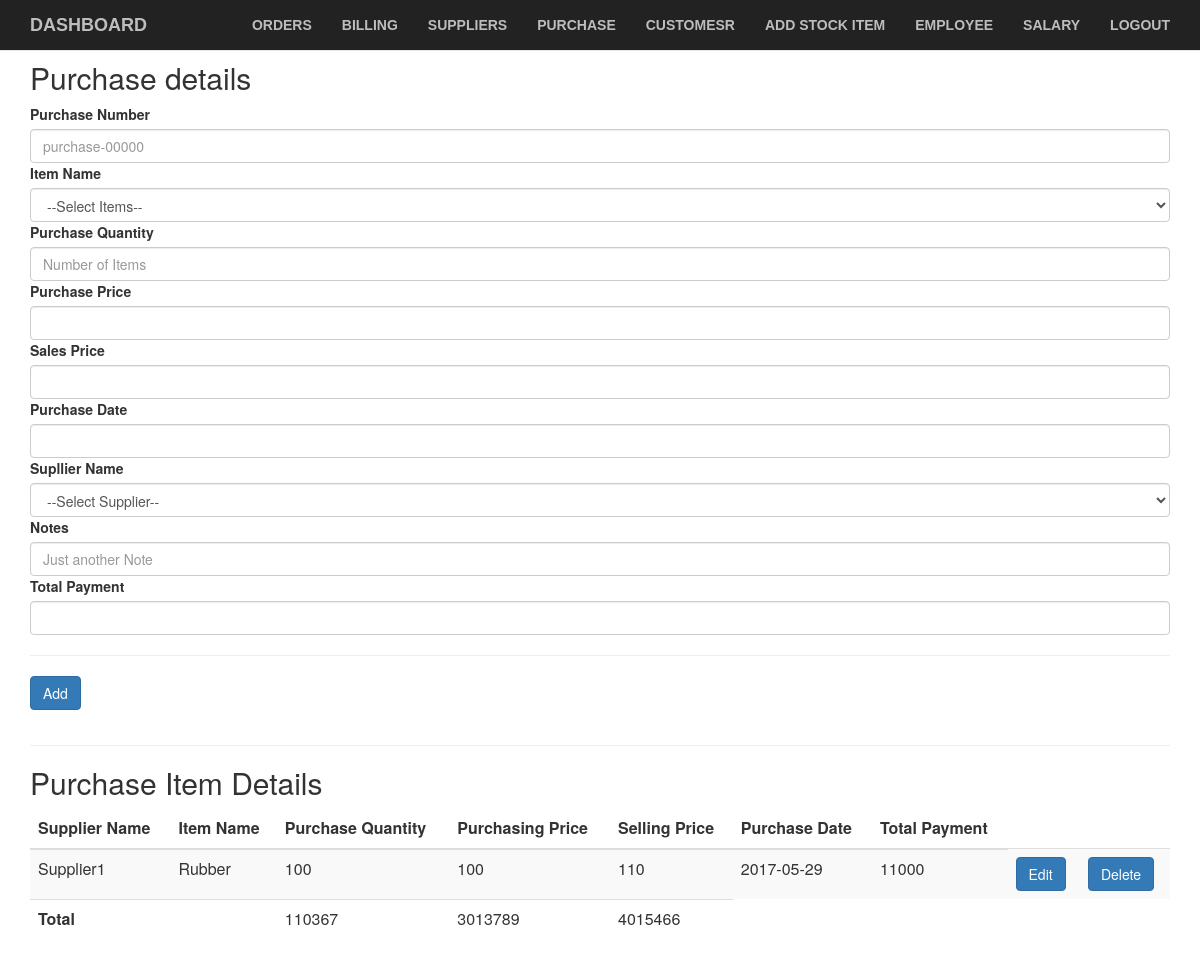
The app's page /admin/purchaseold.php with its own data.
### tables this page shows
CREATE TABLE `itemdetails` (
  `Item_Id` int(10) NOT NULL,
  `Item_Number` int(10) NOT NULL,
  `Item_Name` varchar(100) NOT NULL,
  `Item_Quantity` int(10) NOT NULL,
  `Price` double NOT NULL,
  `Total_Price` double NOT NULL,
  `Date` date NOT NULL
);

CREATE TABLE `supplier` (
  `Supplier_Id` int(10) NOT NULL,
  `Supplier_Number` int(10) NOT NULL,
  `Supplier_Name` varchar(50) NOT NULL,
  `Phone_Number` varchar(30) NOT NULL
);

CREATE TABLE `purchase` (
  `purchase_id` int(11) NOT NULL,
  `Item_Name` varchar(40) NOT NULL,
  `Item_Number` int(10) NOT NULL,
  `Purchase_Quantity` int(30) NOT NULL,
  `Purchasing_Price` double NOT NULL,
  `Sales_Price` double NOT NULL,
  `purchase_number` varchar(50) NOT NULL,
  `purchase_date` date DEFAULT NULL,
  `Supplier_Number` int(10) DEFAULT NULL,
  `notes` varchar(60) DEFAULT NULL,
  `Total_Payment` double DEFAULT NULL
);

### admin/purchaseold.php (the view, shortened to what this page needs)
<html lang="en">
  <head>
  </head>
  <body>
  <?php include 'menutest.php'?>
   <?php
   include("classes/functions.php");
       $sqlselect="select itemdetails.Item_Name as Item_Name,purchase.Purchase_Quantity as Purchase_Quantity,purchase.purchase_id as purchase_id,purchase.Purchasing_Price as Purchasing_Price,purchase.Sales_Price as Sales_Price,purchase.purchase_number as purchase_number,purchase.purchase_date as purchase_date,purchase.Supplier_Number as Supplier_Number,purchase.notes as notes,purchase.Total_Payment as Total_Payment,supplier.Supplier_Name from itemdetails Inner join purchase on purchase.Item_Number=itemdetails.Item_Number INNER join supplier on purchase.Supplier_Number=supplier.Supplier_Number";
       $result=mysqli_query($dbcon,$sqlselect);
       $sqlTotal="SELECT sum(Purchase_Quantity) as Total_Quantity,sum(Purchasing_Price) as Total_Purchase_Price,sum(Sales_Price) as Total_Sales_Price from purchase";
        $toatlresult=mysqli_query($dbcon,$sqlTotal);
   ?>
     <div class="container">
       <h2>Purchase details</h2>
       <form action="" method="post" name="purchaseform">
          <div class="form-group">
          <label for="purchasenumber">Purchase Number</label>
          <input type="text" class="form-control" name="purchasenumber" id="purchasenumber" placeholder="purchase-00000">
          <label for="itemname">Item Name</label>
           <select class="form-control" id="itemnumber" name="itemnumber">
             <option value="">--Select Items--</option>
           </select>
          <label for="purchasequantity">Purchase Quantity</label>
          <input type="text" class="form-control" name="purchasequantity" id="purchasequantity" placeholder="Number of Items">
          <label for="purchaseprice">Purchase Price</label>
         <input type="text" class="form-control" name="purchaseprice" id="purchaseprice" placeholder="">
         <label for="purchasenumber">Sales Price</label>
        <input type="text" class="form-control" name="salesprice" id="purchasequantity" placeholder="" >
          <label for="purchasedate">Purchase Date</label>
      <input type="text" name="purchasedate" id="purchasedate" class="form-control">
          <label for="suppliername">Supllier Name</label>
        <select class="form-control" id="suppliernumber" name="suppliernumber">
             <option value="">--Select Supplier--</option>
           </select>
          <label for="purchasenumber">Notes</label>
        <input type="text" class="form-control" name="notes" id="notes" placeholder="Just another Note">
          <label for="purchasenumber">Total Payment</label>
          <input type="text" value="" class="form-control" name="totalpayment" id="totalpayment">
          <hr>
          <button type="Submit" class="btn btn-primary">Add</button>
        </div>
        </form>
      </div>
      <div class="container">
      <hr>
       <h2>Purchase Item Details</h2>
          <table class="table table-striped">
           <thead>
             <tr>
               <th>Supplier Name</th>
               <th>Item Name</th>
               <th>Purchase Quantity</th>
               <th>Purchasing Price</th>
               <th>Selling Price</th>
               <th>Purchase Date</th>
               <th>Total Payment</th>
             </tr>
            </thead>
            <tbody>
            <?php if($result->num_rows >0)
            while($row = $result->fetch_assoc())
            {
            ?>
              <tr id="row"<?php echo $row['purchase_id'];?>">
                <td><?php echo $row["Supplier_Name"]?></td>
                <td><?php echo $row["Item_Name"]?></td>
                <td><?php echo $row["Purchase_Quantity"]?></td>
                <td><?php echo $row["Purchasing_Price"]?></td>
                <td><?php echo $row["Sales_Price"]?></td>
                <td><?php echo $row["purchase_date"]?></td>
                <td><?php echo $row["Total_Payment"]?></td>
                <td><a class="btn btn-primary remove_fields" href="http://localhost/stock/purchaseEdit.php?purchaseid=<?php echo $row["purchase_id"]?>">Edit</a></td>
                <td><a class="btn btn-primary remove_fields" href="http://localhost/stock/purchaseDelete.php?purchaseid=<?php echo $row["purchase_id"]?>">Delete</a></td>
              </tr>
              <?php
              }
              ?>
            <?php if($toatlresult->num_rows >0)
            while($totalrow = $toatlresult->fetch_assoc())
            {
            ?>
              <tr>
                <th>Total</th>
                <td></td>
                <td><?php echo $totalrow["Total_Quantity"]?></td>
                <td><?php echo $totalrow["Total_Purchase_Price"]?></td>
                <td><?php echo $totalrow["Total_Sales_Price"]?></td>
               </tr>
              <?php
              }
              ?>
             </tbody>
          </table>
        </div>
  </body>
</html>

### records on screen
itemdetails: supplier.Supplier_Name "Supplier1", Item_Name "Rubber", purchase.Purchase_Quantity "100", purchase.Purchasing_Price "100", purchase.Sales_Price "110", purchase.purchase_date "2017-05-29", purchase.Total_Payment "11000"

### other values on screen
$totalrow["Total_Quantity"] "110367"
$totalrow["Total_Purchase_Price"] "3013789"
$totalrow["Total_Sales_Price"] "4015466"
